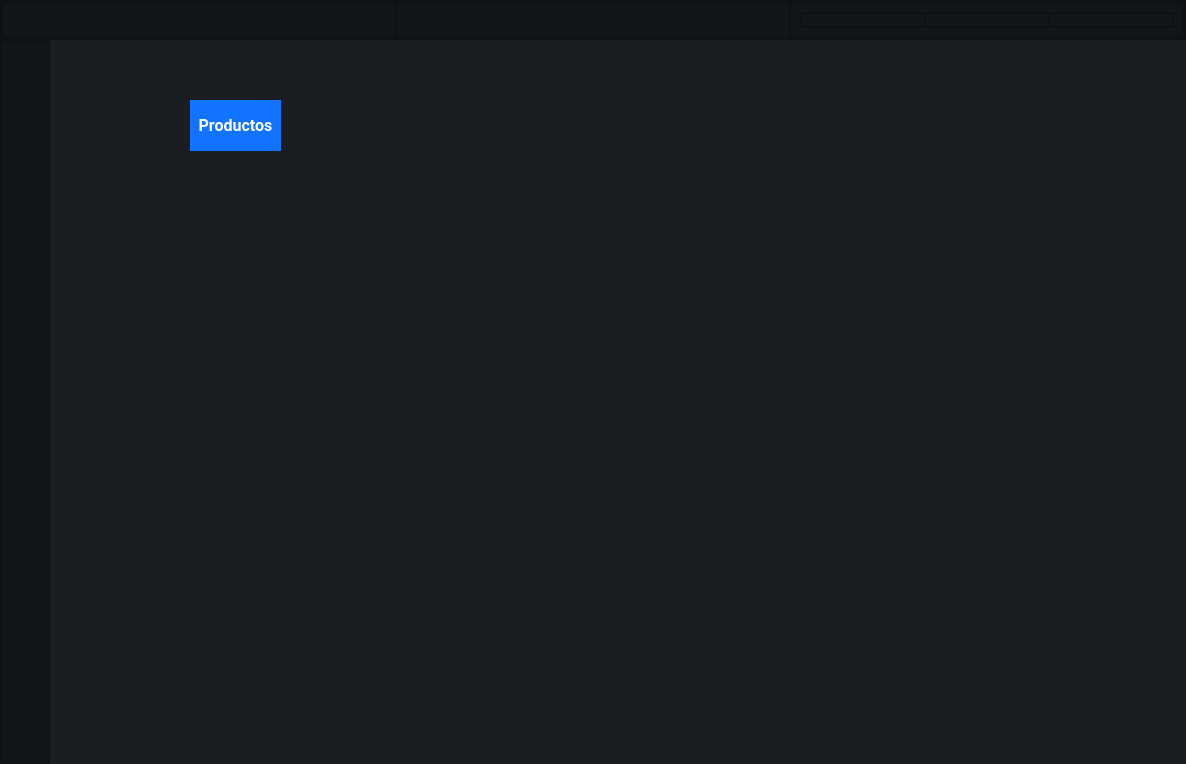
<?xml version="1.0" encoding="UTF-8"?>
<ui version="4.0">
 <class>MainWindow</class>
 <widget class="QMainWindow" name="MainWindow">
  <property name="geometry">
   <rect>
    <x>0</x>
    <y>0</y>
    <width>1186</width>
    <height>764</height>
   </rect>
  </property>
  <property name="windowTitle">
   <string>MainWindow</string>
  </property>
  <property name="styleSheet">
   <string notr="true">background-color: rgb(45, 45, 45);</string>
  </property>
  <widget class="QWidget" name="centralwidget">
   <property name="minimumSize">
    <size>
     <width>1000</width>
     <height>500</height>
    </size>
   </property>
   <layout class="QVBoxLayout" name="verticalLayout">
    <property name="spacing">
     <number>0</number>
    </property>
    <property name="leftMargin">
     <number>0</number>
    </property>
    <property name="topMargin">
     <number>0</number>
    </property>
    <property name="rightMargin">
     <number>0</number>
    </property>
    <property name="bottomMargin">
     <number>0</number>
    </property>
    <item>
     <widget class="QFrame" name="Top_Bar">
      <property name="maximumSize">
       <size>
        <width>16777215</width>
        <height>40</height>
       </size>
      </property>
      <property name="styleSheet">
       <string notr="true">background-color: rgb(35, 35, 35);
</string>
      </property>
      <property name="frameShape">
       <enum>QFrame::NoFrame</enum>
      </property>
      <property name="frameShadow">
       <enum>QFrame::Raised</enum>
      </property>
      <layout class="QHBoxLayout" name="horizontalLayout">
       <property name="spacing">
        <number>0</number>
       </property>
       <property name="leftMargin">
        <number>0</number>
       </property>
       <property name="topMargin">
        <number>0</number>
       </property>
       <property name="rightMargin">
        <number>0</number>
       </property>
       <property name="bottomMargin">
        <number>0</number>
       </property>
       <item>
        <widget class="QFrame" name="frame_top">
         <property name="minimumSize">
          <size>
           <width>0</width>
           <height>0</height>
          </size>
         </property>
         <property name="styleSheet">
          <string notr="true">background-color: rgb(18, 21, 26);</string>
         </property>
         <property name="frameShape">
          <enum>QFrame::StyledPanel</enum>
         </property>
         <property name="frameShadow">
          <enum>QFrame::Raised</enum>
         </property>
         <layout class="QHBoxLayout" name="horizontalLayout_3">
          <property name="spacing">
           <number>0</number>
          </property>
          <property name="leftMargin">
           <number>0</number>
          </property>
          <property name="topMargin">
           <number>0</number>
          </property>
          <property name="rightMargin">
           <number>0</number>
          </property>
          <property name="bottomMargin">
           <number>0</number>
          </property>
          <item>
           <widget class="QFrame" name="frame">
            <property name="frameShape">
             <enum>QFrame::StyledPanel</enum>
            </property>
            <property name="frameShadow">
             <enum>QFrame::Raised</enum>
            </property>
            <layout class="QHBoxLayout" name="horizontalLayout_4">
             <property name="spacing">
              <number>0</number>
             </property>
             <property name="leftMargin">
              <number>0</number>
             </property>
             <property name="topMargin">
              <number>0</number>
             </property>
             <property name="rightMargin">
              <number>0</number>
             </property>
             <property name="bottomMargin">
              <number>0</number>
             </property>
             <item>
              <widget class="QFrame" name="frame_izquierda">
               <property name="frameShape">
                <enum>QFrame::StyledPanel</enum>
               </property>
               <property name="frameShadow">
                <enum>QFrame::Raised</enum>
               </property>
              </widget>
             </item>
             <item>
              <widget class="QFrame" name="frame_medio">
               <property name="sizePolicy">
                <sizepolicy hsizetype="Preferred" vsizetype="Preferred">
                 <horstretch>0</horstretch>
                 <verstretch>7</verstretch>
                </sizepolicy>
               </property>
               <property name="minimumSize">
                <size>
                 <width>0</width>
                 <height>40</height>
                </size>
               </property>
               <property name="frameShape">
                <enum>QFrame::StyledPanel</enum>
               </property>
               <property name="frameShadow">
                <enum>QFrame::Raised</enum>
               </property>
              </widget>
             </item>
             <item>
              <widget class="QFrame" name="frame_derecha">
               <property name="sizePolicy">
                <sizepolicy hsizetype="Preferred" vsizetype="Preferred">
                 <horstretch>0</horstretch>
                 <verstretch>0</verstretch>
                </sizepolicy>
               </property>
               <property name="frameShape">
                <enum>QFrame::StyledPanel</enum>
               </property>
               <property name="frameShadow">
                <enum>QFrame::Raised</enum>
               </property>
               <layout class="QHBoxLayout" name="horizontalLayout_5">
                <item>
                 <widget class="QFrame" name="frame_sub_derecha">
                  <property name="frameShape">
                   <enum>QFrame::StyledPanel</enum>
                  </property>
                  <property name="frameShadow">
                   <enum>QFrame::Raised</enum>
                  </property>
                  <layout class="QHBoxLayout" name="horizontalLayout_6">
                   <property name="spacing">
                    <number>0</number>
                   </property>
                   <property name="leftMargin">
                    <number>0</number>
                   </property>
                   <property name="topMargin">
                    <number>0</number>
                   </property>
                   <property name="rightMargin">
                    <number>0</number>
                   </property>
                   <property name="bottomMargin">
                    <number>0</number>
                   </property>
                   <item>
                    <widget class="QFrame" name="frame_interno_izquierdo">
                     <property name="frameShape">
                      <enum>QFrame::StyledPanel</enum>
                     </property>
                     <property name="frameShadow">
                      <enum>QFrame::Raised</enum>
                     </property>
                    </widget>
                   </item>
                   <item>
                    <widget class="QFrame" name="frame_intern_medio">
                     <property name="frameShape">
                      <enum>QFrame::StyledPanel</enum>
                     </property>
                     <property name="frameShadow">
                      <enum>QFrame::Raised</enum>
                     </property>
                    </widget>
                   </item>
                   <item>
                    <widget class="QFrame" name="frame_interno_derecha">
                     <property name="frameShape">
                      <enum>QFrame::StyledPanel</enum>
                     </property>
                     <property name="frameShadow">
                      <enum>QFrame::Raised</enum>
                     </property>
                     <layout class="QHBoxLayout" name="horizontalLayout_7">
                      <property name="spacing">
                       <number>0</number>
                      </property>
                      <property name="leftMargin">
                       <number>0</number>
                      </property>
                      <property name="topMargin">
                       <number>0</number>
                      </property>
                      <property name="rightMargin">
                       <number>0</number>
                      </property>
                      <property name="bottomMargin">
                       <number>0</number>
                      </property>
                      <item alignment="Qt::AlignHCenter|Qt::AlignTop">
                       <widget class="QPushButton" name="Btn_minimize">
                        <property name="sizePolicy">
                         <sizepolicy hsizetype="Fixed" vsizetype="Fixed">
                          <horstretch>0</horstretch>
                          <verstretch>0</verstretch>
                         </sizepolicy>
                        </property>
                        <property name="styleSheet">
                         <string notr="true">border: none;
</string>
                        </property>
                        <property name="text">
                         <string/>
                        </property>
                        <property name="icon">
                         <iconset resource="Imágenes .PNG Oficiales/img_oficiales.qrc">
                          <normaloff>:/cct/Exit.png</normaloff>:/cct/Exit.png</iconset>
                        </property>
                        <property name="iconSize">
                         <size>
                          <width>45</width>
                          <height>45</height>
                         </size>
                        </property>
                       </widget>
                      </item>
                      <item alignment="Qt::AlignHCenter|Qt::AlignTop">
                       <widget class="QPushButton" name="Btn_maximize">
                        <property name="sizePolicy">
                         <sizepolicy hsizetype="Fixed" vsizetype="Fixed">
                          <horstretch>0</horstretch>
                          <verstretch>0</verstretch>
                         </sizepolicy>
                        </property>
                        <property name="styleSheet">
                         <string notr="true">border: none;
</string>
                        </property>
                        <property name="text">
                         <string/>
                        </property>
                        <property name="icon">
                         <iconset resource="Imágenes .PNG Oficiales/img_oficiales.qrc">
                          <normaloff>:/cct/Exit.png</normaloff>:/cct/Exit.png</iconset>
                        </property>
                        <property name="iconSize">
                         <size>
                          <width>45</width>
                          <height>45</height>
                         </size>
                        </property>
                       </widget>
                      </item>
                      <item>
                       <widget class="QPushButton" name="Btn_close">
                        <property name="sizePolicy">
                         <sizepolicy hsizetype="Minimum" vsizetype="Fixed">
                          <horstretch>0</horstretch>
                          <verstretch>0</verstretch>
                         </sizepolicy>
                        </property>
                        <property name="styleSheet">
                         <string notr="true">border: none;</string>
                        </property>
                        <property name="text">
                         <string/>
                        </property>
                        <property name="icon">
                         <iconset resource="Imágenes .PNG Oficiales/img_oficiales.qrc">
                          <normaloff>:/cct/Exit.png</normaloff>:/cct/Exit.png</iconset>
                        </property>
                        <property name="iconSize">
                         <size>
                          <width>45</width>
                          <height>45</height>
                         </size>
                        </property>
                       </widget>
                      </item>
                     </layout>
                    </widget>
                   </item>
                  </layout>
                 </widget>
                </item>
               </layout>
              </widget>
             </item>
            </layout>
           </widget>
          </item>
         </layout>
        </widget>
       </item>
      </layout>
     </widget>
    </item>
    <item>
     <widget class="QFrame" name="Content">
      <property name="frameShape">
       <enum>QFrame::NoFrame</enum>
      </property>
      <property name="frameShadow">
       <enum>QFrame::Raised</enum>
      </property>
      <layout class="QHBoxLayout" name="horizontalLayout_2">
       <property name="spacing">
        <number>0</number>
       </property>
       <property name="leftMargin">
        <number>0</number>
       </property>
       <property name="topMargin">
        <number>0</number>
       </property>
       <property name="rightMargin">
        <number>0</number>
       </property>
       <property name="bottomMargin">
        <number>0</number>
       </property>
       <item>
        <widget class="QFrame" name="frame_left_menu">
         <property name="minimumSize">
          <size>
           <width>50</width>
           <height>0</height>
          </size>
         </property>
         <property name="maximumSize">
          <size>
           <width>50</width>
           <height>16777215</height>
          </size>
         </property>
         <property name="styleSheet">
          <string notr="true">background-color: #12151a;</string>
         </property>
         <property name="frameShape">
          <enum>QFrame::StyledPanel</enum>
         </property>
         <property name="frameShadow">
          <enum>QFrame::Raised</enum>
         </property>
         <layout class="QVBoxLayout" name="verticalLayout_2">
          <property name="spacing">
           <number>0</number>
          </property>
          <property name="leftMargin">
           <number>0</number>
          </property>
          <property name="topMargin">
           <number>0</number>
          </property>
          <property name="rightMargin">
           <number>0</number>
          </property>
          <property name="bottomMargin">
           <number>0</number>
          </property>
          <item alignment="Qt::AlignTop">
           <widget class="QFrame" name="frame_top_menus">
            <property name="minimumSize">
             <size>
              <width>0</width>
              <height>40</height>
             </size>
            </property>
            <property name="frameShape">
             <enum>QFrame::NoFrame</enum>
            </property>
            <property name="frameShadow">
             <enum>QFrame::Raised</enum>
            </property>
            <layout class="QVBoxLayout" name="verticalLayout_3">
             <property name="spacing">
              <number>0</number>
             </property>
             <property name="leftMargin">
              <number>0</number>
             </property>
             <property name="topMargin">
              <number>0</number>
             </property>
             <property name="rightMargin">
              <number>0</number>
             </property>
             <property name="bottomMargin">
              <number>0</number>
             </property>
             <item>
              <widget class="QPushButton" name="btn_menu">
               <property name="maximumSize">
                <size>
                 <width>50</width>
                 <height>50</height>
                </size>
               </property>
               <property name="styleSheet">
                <string notr="true">QPushButton {
color: #b3b3b3;
background-color: #12151a;
border: none;
}

QPushButton:hover {
background-color: rgb(85, 170, 255);
}
</string>
               </property>
               <property name="text">
                <string/>
               </property>
               <property name="icon">
                <iconset resource="Imágenes .PNG Oficiales/img_oficiales.qrc">
                 <normaloff>:/cct/Menú.png</normaloff>:/cct/Menú.png</iconset>
               </property>
               <property name="iconSize">
                <size>
                 <width>50</width>
                 <height>50</height>
                </size>
               </property>
              </widget>
             </item>
             <item>
              <widget class="QPushButton" name="btn_menu_1">
               <property name="minimumSize">
                <size>
                 <width>0</width>
                 <height>40</height>
                </size>
               </property>
               <property name="font">
                <font>
                 <family>Roboto</family>
                 <pointsize>14</pointsize>
                 <weight>75</weight>
                 <bold>true</bold>
                </font>
               </property>
               <property name="styleSheet">
                <string notr="true">QPushButton {
color: #b3b3b3;
background-color: #12151a;
border: none;
}

QPushButton:hover {
background-color: rgb(85, 170, 255);
}
</string>
               </property>
               <property name="text">
                <string/>
               </property>
               <property name="icon">
                <iconset resource="Imágenes .PNG Oficiales/img_oficiales.qrc">
                 <normaloff>:/cct/Productos.png</normaloff>:/cct/Productos.png</iconset>
               </property>
               <property name="iconSize">
                <size>
                 <width>60</width>
                 <height>60</height>
                </size>
               </property>
              </widget>
             </item>
             <item>
              <widget class="QPushButton" name="btn_menu_2">
               <property name="minimumSize">
                <size>
                 <width>0</width>
                 <height>40</height>
                </size>
               </property>
               <property name="font">
                <font>
                 <family>Roboto</family>
                 <pointsize>14</pointsize>
                 <weight>75</weight>
                 <bold>true</bold>
                </font>
               </property>
               <property name="styleSheet">
                <string notr="true">QPushButton {
color: #b3b3b3;
background-color: #12151a;
border: 0px solid;
border: none;
}

QPushButton:hover {
background-color: rgb(85, 170, 255);
}
</string>
               </property>
               <property name="text">
                <string/>
               </property>
               <property name="icon">
                <iconset resource="Imágenes .PNG Oficiales/img_oficiales.qrc">
                 <normaloff>:/cct/Depósito.png</normaloff>:/cct/Depósito.png</iconset>
               </property>
               <property name="iconSize">
                <size>
                 <width>60</width>
                 <height>60</height>
                </size>
               </property>
              </widget>
             </item>
             <item>
              <widget class="QPushButton" name="btn_menu_3">
               <property name="minimumSize">
                <size>
                 <width>0</width>
                 <height>40</height>
                </size>
               </property>
               <property name="font">
                <font>
                 <family>Roboto</family>
                 <pointsize>14</pointsize>
                 <weight>75</weight>
                 <bold>true</bold>
                </font>
               </property>
               <property name="styleSheet">
                <string notr="true">QPushButton {
color: #b3b3b3;
background-color: #12151a;
border: none;
}

QPushButton:hover {
background-color: rgb(85, 170, 255);
}</string>
               </property>
               <property name="text">
                <string/>
               </property>
               <property name="icon">
                <iconset resource="Imágenes .PNG Oficiales/img_oficiales.qrc">
                 <normaloff>:/cct/Usuarios.png</normaloff>:/cct/Usuarios.png</iconset>
               </property>
               <property name="iconSize">
                <size>
                 <width>60</width>
                 <height>60</height>
                </size>
               </property>
              </widget>
             </item>
            </layout>
           </widget>
          </item>
          <item>
           <widget class="QPushButton" name="Btn_Menu_3">
            <property name="minimumSize">
             <size>
              <width>0</width>
              <height>40</height>
             </size>
            </property>
            <property name="font">
             <font>
              <family>Roboto</family>
              <pointsize>14</pointsize>
              <weight>75</weight>
              <bold>true</bold>
             </font>
            </property>
            <property name="styleSheet">
             <string notr="true">QPushButton {
color: #b3b3b3;
background-color: #12151a;
border: none;
}

QPushButton:hover {
background-color: rgb(85, 170, 255);
}</string>
            </property>
            <property name="text">
             <string/>
            </property>
            <property name="icon">
             <iconset resource="Imágenes .PNG Oficiales/img_oficiales.qrc">
              <normaloff>:/cct/Exit.png</normaloff>:/cct/Exit.png</iconset>
            </property>
            <property name="iconSize">
             <size>
              <width>60</width>
              <height>60</height>
             </size>
            </property>
           </widget>
          </item>
         </layout>
        </widget>
       </item>
       <item>
        <widget class="QFrame" name="frame_pages">
         <property name="styleSheet">
          <string notr="true">border: none;</string>
         </property>
         <property name="frameShape">
          <enum>QFrame::StyledPanel</enum>
         </property>
         <property name="frameShadow">
          <enum>QFrame::Raised</enum>
         </property>
         <layout class="QVBoxLayout" name="verticalLayout_4">
          <property name="spacing">
           <number>0</number>
          </property>
          <property name="leftMargin">
           <number>0</number>
          </property>
          <property name="topMargin">
           <number>0</number>
          </property>
          <property name="rightMargin">
           <number>0</number>
          </property>
          <property name="bottomMargin">
           <number>0</number>
          </property>
          <item>
           <widget class="QStackedWidget" name="Pages_Widget">
            <property name="styleSheet">
             <string notr="true">background-color: #1a1e23;
border: none;</string>
            </property>
            <widget class="QWidget" name="page_1">
             <widget class="QLabel" name="label_productos">
              <property name="geometry">
               <rect>
                <x>140</x>
                <y>60</y>
                <width>91</width>
                <height>51</height>
               </rect>
              </property>
              <property name="font">
               <font>
                <family>Roboto</family>
                <pointsize>12</pointsize>
                <weight>75</weight>
                <bold>true</bold>
               </font>
              </property>
              <property name="styleSheet">
               <string notr="true">background-color: rgb(17, 115, 255);</string>
              </property>
              <property name="text">
               <string>&lt;html&gt;&lt;head/&gt;&lt;body&gt;&lt;p align=&quot;center&quot;&gt;&lt;span style=&quot; color:#ffffff;&quot;&gt;Productos&lt;/span&gt;&lt;/p&gt;&lt;/body&gt;&lt;/html&gt;</string>
              </property>
             </widget>
            </widget>
            <widget class="QWidget" name="page_2">
             <widget class="QLabel" name="label_deposito">
              <property name="geometry">
               <rect>
                <x>120</x>
                <y>170</y>
                <width>61</width>
                <height>31</height>
               </rect>
              </property>
              <property name="font">
               <font>
                <family>Roboto</family>
                <pointsize>12</pointsize>
                <weight>75</weight>
                <bold>true</bold>
               </font>
              </property>
              <property name="styleSheet">
               <string notr="true">background-color: rgb(17, 115, 255);</string>
              </property>
              <property name="text">
               <string>&lt;html&gt;&lt;head/&gt;&lt;body&gt;&lt;p align=&quot;center&quot;&gt;&lt;span style=&quot; color:#ffffff;&quot;&gt;Depósito&lt;/span&gt;&lt;/p&gt;&lt;/body&gt;&lt;/html&gt;</string>
              </property>
             </widget>
            </widget>
            <widget class="QWidget" name="page_3">
             <widget class="QLabel" name="label_usuarios">
              <property name="geometry">
               <rect>
                <x>70</x>
                <y>60</y>
                <width>111</width>
                <height>71</height>
               </rect>
              </property>
              <property name="font">
               <font>
                <family>Roboto</family>
                <pointsize>12</pointsize>
                <weight>75</weight>
                <bold>true</bold>
               </font>
              </property>
              <property name="styleSheet">
               <string notr="true">background-color: rgb(17, 115, 255);</string>
              </property>
              <property name="text">
               <string>&lt;html&gt;&lt;head/&gt;&lt;body&gt;&lt;p align=&quot;center&quot;&gt;&lt;span style=&quot; color:#ffffff;&quot;&gt;Usuarios&lt;/span&gt;&lt;/p&gt;&lt;/body&gt;&lt;/html&gt;</string>
              </property>
             </widget>
            </widget>
           </widget>
          </item>
         </layout>
        </widget>
       </item>
      </layout>
     </widget>
    </item>
   </layout>
  </widget>
 </widget>
 <tabstops>
  <tabstop>btn_menu_2</tabstop>
  <tabstop>btn_menu_3</tabstop>
  <tabstop>Btn_Menu_3</tabstop>
  <tabstop>btn_menu</tabstop>
  <tabstop>btn_menu_1</tabstop>
 </tabstops>
 <resources>
  <include location="Imágenes .PNG Oficiales/img_oficiales.qrc"/>
 </resources>
 <connections/>
</ui>
